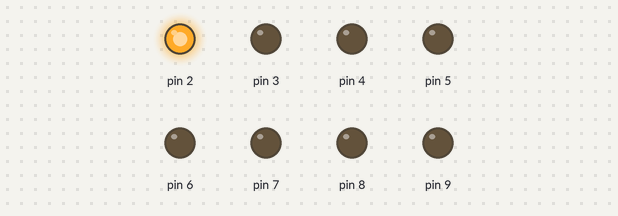
Bench run of a sketch on a simulated Arduino Uno, built with avr-gcc and run on an emulated ATmega328P. On the bench: output pins drawn as LEDs (lit = HIGH).

Above: at 0.15 s.
At 0.45 s:
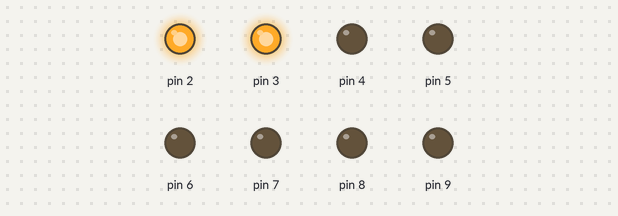
At 0.75 s:
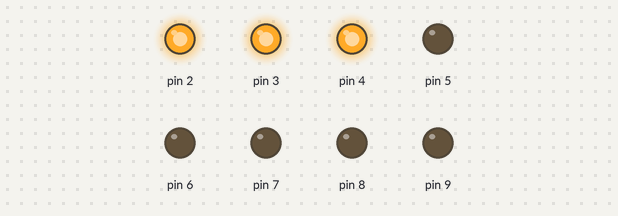
At 1.05 s:
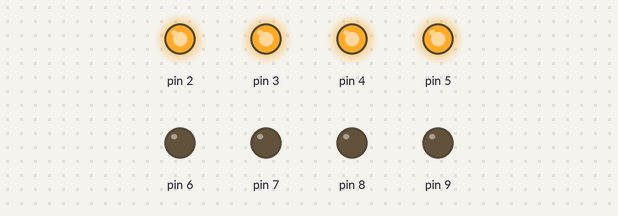
At 1.65 s:
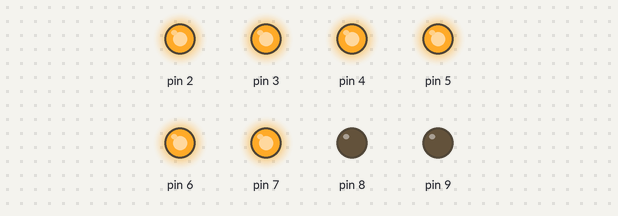
At 2.25 s:
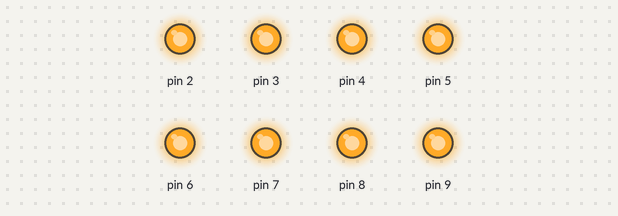
Timing chart, 0 to 3.0 s (numbered marks = the images above):
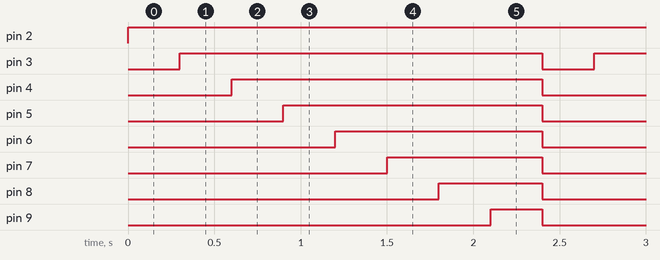

Measured:
- by itself, pin 2: LOW → HIGH at 0.00 s
- by itself, pin 3: alternates HIGH for 2.1 s and LOW for 0.30 s
- by itself, pin 4: alternates HIGH for 1.8 s and LOW for 0.60 s
- by itself, pin 5: alternates HIGH for 1.5 s and LOW for 0.90 s
- by itself, pin 6: alternates HIGH for 1.2 s and LOW for 1.2 s
- by itself, pin 7: alternates HIGH for 0.90 s and LOW for 1.5 s
- by itself, pin 8: alternates HIGH for 0.60 s and LOW for 1.8 s
- by itself, pin 9: alternates HIGH for 0.30 s and LOW for 2.1 s

The sketch:

MultiLED_01.ino
```cpp
void setup() {
  pinMode(2, OUTPUT);
  pinMode(3, OUTPUT);
  pinMode(4, OUTPUT);
  pinMode(5, OUTPUT);
  pinMode(6, OUTPUT);
  pinMode(7, OUTPUT);
  pinMode(8, OUTPUT);
  pinMode(9, OUTPUT);
}

void loop() {
  // put your main code here, to run repeatedly:

  bawahkeAtas();
  hapusSemua();

}

void bawahkeAtas(){
  digitalWrite(2, HIGH);
  delay(300);
  digitalWrite(3, HIGH);
  delay(300);
  digitalWrite(4, HIGH);
  delay(300);
  digitalWrite(5, HIGH);
  delay(300);
  digitalWrite(6, HIGH);
  delay(300);
  digitalWrite(7, HIGH);
  delay(300);
  digitalWrite(8, HIGH);
  delay(300);
  digitalWrite(9, HIGH);
  delay(300);
}

void hapusSemua(){
  digitalWrite(2, LOW);
  digitalWrite(3, LOW);
  digitalWrite(4, LOW);
  digitalWrite(5, LOW);
  digitalWrite(6, LOW);
  digitalWrite(7, LOW);
  digitalWrite(8, LOW);
  digitalWrite(9, LOW);
}
```
